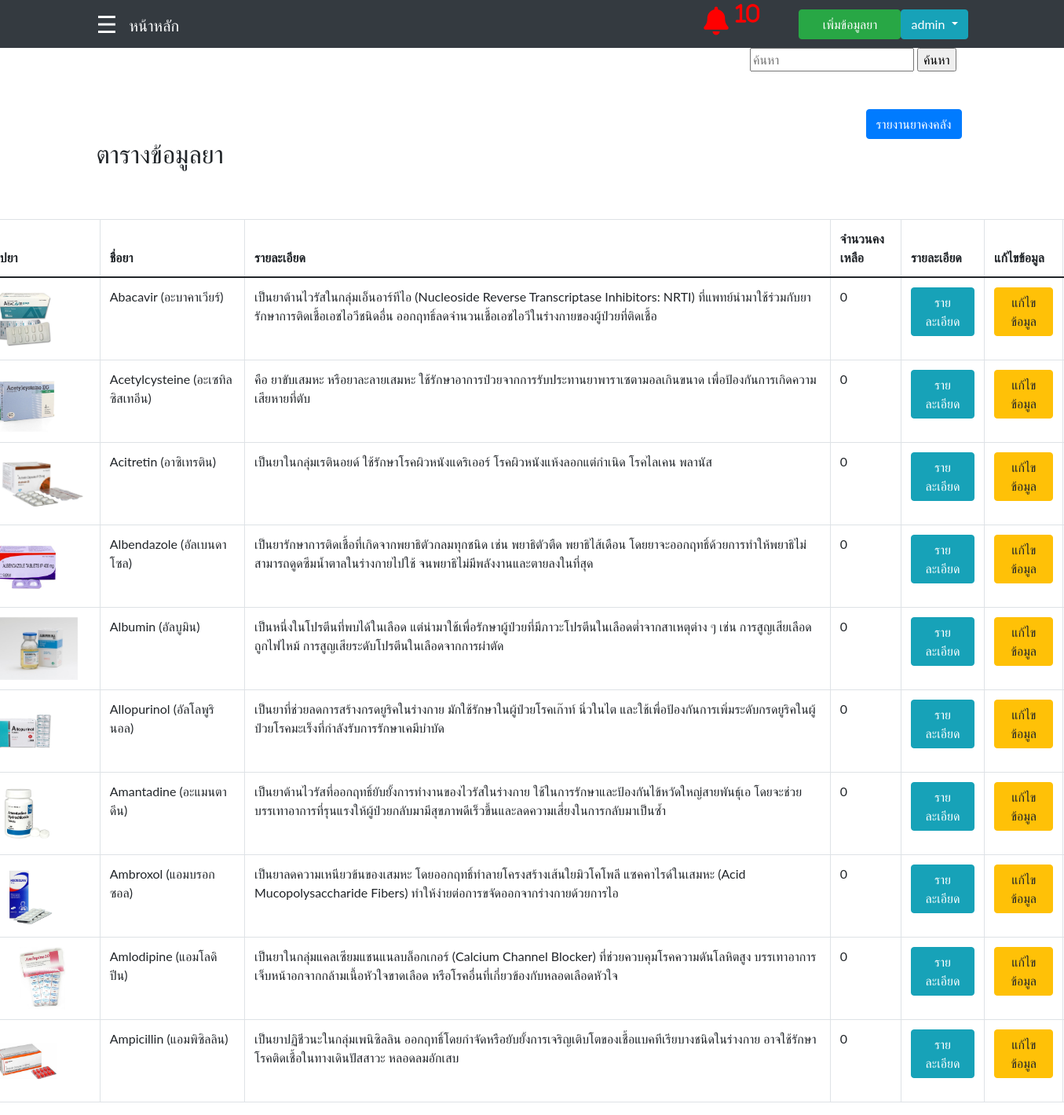
The app's page /Medshow.php (signed in) with its own data.
### tables this page shows
CREATE TABLE `tbl_med` (
  `MedId` int(11) NOT NULL,
  `TypeId` int(11) DEFAULT NULL,
  `CateId` int(11) DEFAULT NULL,
  `VolumnId` int(11) DEFAULT NULL,
  `UnitId` int(11) DEFAULT NULL,
  `MedName` varchar(255) DEFAULT NULL,
  `MedPack` varchar(255) DEFAULT NULL,
  `MedPrice` varchar(255) DEFAULT NULL,
  `MedDes` varchar(255) DEFAULT NULL,
  `MedIndi` varchar(255) DEFAULT NULL,
  `MedNoti` varchar(255) DEFAULT NULL,
  `MedLow` int(11) DEFAULT NULL,
  `MedTotal` int(11) DEFAULT NULL,
  `MedPoint` int(11) DEFAULT NULL,
  `MedPath` varchar(255) DEFAULT NULL
);

### Medshow.php (the view, shortened to what this page needs)
<?php
     include('Connect.php');
        $sql = "SELECT * FROM tbl_med WHERE MedTotal <= MedPoint";
        $result1 = $conn->query($sql);
        $med = array();
            while($row = $result1->fetch_assoc())
            {
                $med[] = $row;
            }
            $Alert = 0;
?>
<!DOCTYPE html>
<html lang="en">
<head>
    <link rel="stylesheet" type="text/css" href="https://cdnjs.cloudflare.com/ajax/libs/sweetalert/1.1.3/sweetalert.min.css">
    <nav class="navbar navbar-expand-sm navbar-dark bg-dark">
            <div class="container">
                <div style='margin-right: 15px'>
                    <?php
                    include('slidebar.php');
                    ?>
                <div>
                  <a href="main.php" class="navbar-brand">หน้าหลัก</a>
                  <a herf="main.php"><i class="fa fa-bell" data-toggle="modal" data-target="#centralModalLg" style ="font-size: 36px; color:
                        <?php
                        if((count($med)+$Alert) > 0)
                            {
                                echo "red";
                            }
                        else
                            {
                                echo "white";
                            }
                        ?>
                        ; margin-left: 18em;" aria-hidden="true">
                        <?php
                            if((count($med)+$Alert) > 0)
                                {
                                    echo "<sup>".(count($med)+$Alert)."</sup>";
                                }
                        ?>
                        </i>
                    </a>
                </div>
                <div id="navbar1" class="collapse navbar-collapse" style='justify-content: end;'>
                    <div class="dropdown">
                        <div id="navbar1" class="collapse navbar-collapse">
                            <ul class="navbar-nav ms-auto">
                            <li class="nav-item">
                                    <td><a href="Medadd.php" class ="btn btn-success" style ="width: 130px;">เพิ่มข้อมูลยา</a></td>
                                </li>
                                <button class="btn btn-info dropdown-toggle" type="button" id="dropdownMenuButton" data-toggle="dropdown" aria-haspopup="true" aria-expanded="false"
                                ><?php echo $_SESSION['StaffName'] ?>
                                </button>
                            </ul>
                        </div>
                    </div>
                </div>
</head>
<body>
    <div class="container">
        <div class="container-sm">
            <div class="row mb-5">
                    <div class="col-md-4 ms-auto"  style="text-align: end;">
                        <form action="Medsearch.php" method="post">
                            <input type="text" name="textsearch" placeholder = "ค้นหา">
                            <input type="submit" name="submit" value="ค้นหา">
                        </form>
                    </div>
            </div>
        </div>
        <form method = "POST" action = "Medreport.php" style='display: flex;justify-content: end;'>
            <button type = "submit" value = "<?php echo $with["WithId"]; ?>" name = "Report" class="btn btn-primary mr-2">รายงานยาคงคลัง</button>
        </form>
    </div>
    <div class="container-sm">
    <h2>ตารางข้อมูลยา</h2>
        <table class="table table-bordered" style="width:1500px; margin-left:-200px ; margin-top: 4rem;">
            <thead>
                <tr>
                    <th>รูปยา</th>
                    <th>ชื่อยา</th>
                    <th>รายละเอียด</th>
                    <th>จำนวนคงเหลือ</th>
                    <th>รายละเอียด</th>
                    <th>แก้ไขข้อมูล</th>
                </tr>
            </thead>
            <tbody>
                <?php
                        $sql = 'SELECT * FROM tbl_med';
                        $result = $conn->query($sql);
                        $data = array();
                        while($row = $result->fetch_assoc()) {
                            $data[] = $row;
                        }
                        foreach($data as $key => $Med){
                ?>
                    <tr>
                        <td><?php echo '<img src="upload/'.$Med['MedPath'].'" height = "80" widht = "80"/>';?></td>
                        <td><?php echo $Med["MedName"]; ?></td>
                        <td><?php echo $Med["MedDes"]; ?></td>
                        <td><?php echo $Med["MedTotal"]; ?></td>
                        <td><a href="Meddetail.php?detail_id=<?php echo $Med["MedId"];?>" class="btn btn-info">รายละเอียด</a></td>
                        <td><a href="Mededit.php?edit_id=<?php echo $Med["MedId"];?>" class="btn btn-warning">แก้ไขข้อมูล</a></td>
                    </tr>
                    <?php } ?>
            </tbody>
        </table>
    </div>
</body>
</html>

### slidebar.php (style rules this page uses)
body { font-family: "Lato", sans-serif; }

### records on screen
tbl_med: MedPath (picture), MedName "Abacavir (อะบาคาเวียร์)", MedDes "เป็นยาต้านไวรัสในกลุ่มเอ็นอาร์ทีไอ (Nucleoside Reverse Transcriptase Inhibitors: NRTI) ที่แพทย์นำมาใช้ร่วมกับยารักษาการติดเชื้อเอชไอวีชนิดอื่น ออกฤทธิ์ลดจำนวนเชื้อเอชไอวีในร่างกายของผู้ป่วยที่ติดเชื้อ", MedTotal "0"
tbl_med: MedPath (picture), MedName "Acetylcysteine (อะเซทิลซิสเทอีน)", MedDes "คือ ยาขับเสมหะ หรือยาละลายเสมหะ ใช้รักษาอาการป่วยจากการรับประทานยาพาราเซตามอลเกินขนาด เพื่อป้องกันการเกิดความเสียหายที่ตับ", MedTotal "0"
tbl_med: MedPath (picture), MedName "Acitretin (อาซิเทรติน)", MedDes "เป็นยาในกลุ่มเรตินอยด์ ใช้รักษาโรคผิวหนังแดริเออร์ โรคผิวหนังแห้งลอกแต่กำเนิด โรคไลเคน พลานัส", MedTotal "0"
tbl_med: MedPath (picture), MedName "Albendazole (อัลเบนดาโซล)", MedDes "เป็นยารักษาการติดเชื้อที่เกิดจากพยาธิตัวกลมทุกชนิด เช่น พยาธิตัวตืด พยาธิไส้เดือน โดยยาจะออกฤทธิ์ด้วยการทำให้พยาธิไม่สามารถดูดซึมน้ำตาลในร่างกายไปใช้ จนพยาธิไม่มีพลังงานและตายลงในที่สุด", MedTotal "0"
tbl_med: MedPath (picture), MedName "Albumin (อัลบูมิน)", MedDes "เป็นหนึ่งในโปรตีนที่พบได้ในเลือด แต่นำมาใช้เพื่อรักษาผู้ป่วยที่มีภาวะโปรตีนในเลือดต่ำจากสาเหตุต่าง ๆ เช่น การสูญเสียเลือด ถูกไฟไหม้ การสูญเสียระดับโปรตีนในเลือดจากการผ่าตัด", MedTotal "0"
tbl_med: MedPath (picture), MedName "Allopurinol (อัลโลพูรินอล)", MedDes "เป็นยาที่ช่วยลดการสร้างกรดยูริคในร่างกาย มักใช้รักษาในผู้ป่วยโรคเก๊าท์ นิ่วในไต และใช้เพื่อป้องกันการเพิ่มระดับกรดยูริคในผู้ป่วยโรคมะเร็งที่กำลังรับการรักษาเคมีบำบัด", MedTotal "0"
tbl_med: MedPath (picture), MedName "Amantadine (อะแมนตาดีน)", MedDes "เป็นยาต้านไวรัสที่ออกฤทธิ์ยับยั้งการทำงานของไวรัสในร่างกาย ใช้ในการรักษาและป้องกันไข้หวัดใหญ่สายพันธุ์เอ โดยจะช่วยบรรเทาอาการที่รุนแรงให้ผู้ป่วยกลับมามีสุขภาพดีเร็วขึ้นและลดความเสี่ยงในการกลับมาเป็นซ้ำ", MedTotal "0"
tbl_med: MedPath (picture), MedName "Ambroxol (แอมบรอกซอล)", MedDes "เป็นยาลดความเหนียวข้นของเสมหะ โดยออกฤทธิ์ทำลายโครงสร้างเส้นใยมิวโคโพลี แซคคาไรด์ในเสมหะ (Acid Mucopolysaccharide Fibers) ทำให้ง่ายต่อการขจัดออกจากร่างกายด้วยการไอ", MedTotal "0"
tbl_med: MedPath (picture), MedName "Amlodipine (แอมโลดิปีน)", MedDes "เป็นยาในกลุ่มแคลเซียมแชนแนลบล็อกเกอร์ (Calcium Channel Blocker) ที่ช่วยควบคุมโรคความดันโลหิตสูง บรรเทาอาการเจ็บหน้าอกจากกล้ามเนื้อหัวใจขาดเลือด หรือโรคอื่นที่เกี่ยวข้องกับหลอดเลือดหัวใจ", MedTotal "0"
tbl_med: MedPath (picture), MedName "Ampicillin (แอมพิซิลลิน)", MedDes "เป็นยาปฏิชีวนะในกลุ่มเพนิซิลลิน ออกฤทธิ์โดยกำจัดหรือยับยั้งการเจริญเติบโตของเชื้อแบคทีเรียบางชนิดในร่างกาย อาจใช้รักษาโรคติดเชื้อในทางเดินปัสสาวะ หลอดลมอักเสบ", MedTotal "0"

### other values on screen
count($med)+$Alert "10"
$_SESSION['StaffName'] "admin"
